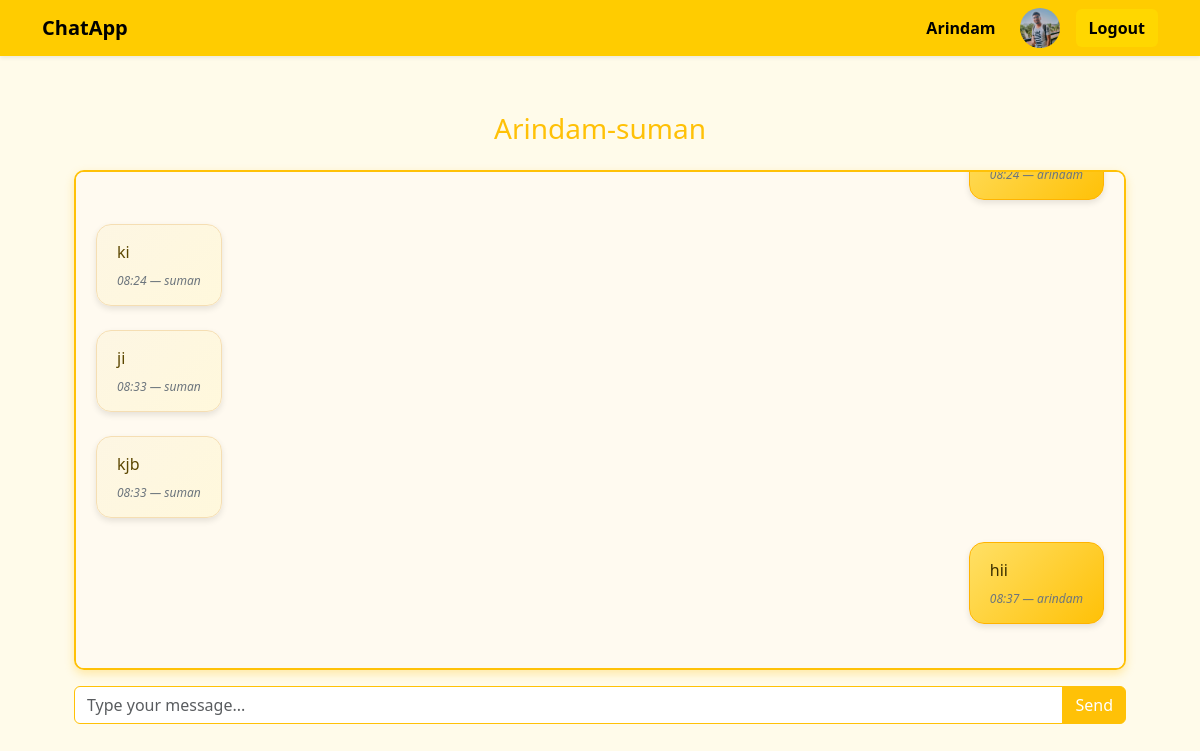
Page /chatroom/5/ (signed in) on the committed database.
### app1/models.py (models this page shows, shortened)
class UserInfo(models.Model) :
    user =  models.OneToOneField(User , on_delete= models.CASCADE)
    name  =  models.CharField(max_length=100)
    email  =  models.EmailField()
    image = models.ImageField(upload_to='profile_imagesl/' , blank = True ,  null  = True)

class ChatRoom(models.Model):
    name=models.CharField(max_length=100)
    participants=models.ManyToManyField(User,related_name='chat_rooms')
    created_at=models.DateTimeField(auto_now_add=True)

class Message(models.Model):
    content=models.TextField()
    sender=models.ForeignKey(User,on_delete=models.SET_NULL,null=True,related_name='sent_messages')
    chatroom=models.ForeignKey(ChatRoom,on_delete=models.CASCADE,related_name='messages')
    timestamp=models.DateTimeField(auto_now_add=True)
    class Meta:
        ordering=['timestamp']

### app1/views.py (the view)
# urls.py: path('chatroom/<int:id>/' , chatroom , name  = 'chatroom')
@login_required
def chatroom(request ,  id) :
    room  =  get_object_or_404(ChatRoom , id =  id)
    if request.user not in room.participants.all() :
        return redirect('index')
    messages =  room.messages.all()
    print(messages)
    return render(request ,  'chat/chatroom.html' ,  {
        'room' : room , 'messages' : messages
    })

### app1/templates/chat/chatroom.html (shortened to what this page needs)
{% extends 'chat/base.html' %}
{% block content %}
<div class="container mt-4">
  <h3 class="text-warning mb-4 text-center">{{ room.name }}</h3>
  <div id="messages" class="messages">
    {% for message in messages %}
      <div class="d-flex {% if message.sender == request.user %}justify-content-end{% else %}justify-content-start{% endif %} mb-4">
        <div class="message-box {% if message.sender == request.user %}message-right{% else %}message-left{% endif %}">
          <div>{{ message.content }}</div>
          <div class="msg-info">
            {{ message.timestamp|date:"H:i" }} — {{ message.sender.username|lower }}
          </div>
        </div>
      </div>
    {% empty %}
      <p class="text-muted">No messages yet.</p>
    {% endfor %}
  </div>
  <form id="chat-form" class="mt-3" autocomplete="off">
    <div class="input-group">
      <input type="text" id="message-input" name="content" class="form-control border-warning" placeholder="Type your message..." required autofocus>
      <button class="btn btn-warning text-white" type="submit">Send</button>
    </div>
  </form>
</div>
{% endblock %}

### app1/templates/chat/base.html (shortened to what this page needs)
{% load static %}
<!DOCTYPE html>
<html lang="en">
<head>
    <link href="https://cdn.jsdelivr.net/npm/bootstrap@5.3.3/dist/css/bootstrap.min.css" rel="stylesheet">
</head>
<body>
<nav class="navbar navbar-expand-lg shadow-sm">
    <div class="container">
        <a class="navbar-brand" href="{% url 'index' %}">ChatApp</a>
        <div class="collapse navbar-collapse justify-content-end" id="navbarNav">
            <ul class="navbar-nav align-items-center">
                {% if user.is_authenticated %}
                    <li class="nav-item me-3">
                        <span class="nav-link">{{ user.username }}</span>
                    </li>
                    <li class="nav-item me-3">
                        {% if user.userinfo.image %}
                            <img src="{{ user.userinfo.image.url }}" class="profile-img" alt="Profile">
                        {% else %}
                            <img src="{% static 'default.jpg' %}" class="profile-img" alt="Profile">
                        {% endif %}
                    </li>
                    <li class="nav-item">
                        <a class="btn btn-yellow" href="{% url 'logout' %}">Logout</a>
                    </li>
                {% endif %}
            </ul>
        </div>
    </div>
</nav>
<div class="container content">
    {% block content %}{% endblock %}
</div>
</body>
</html>

### app1/templates/chat/base.html (style rules this page uses)
body { background-color: #fffbea; }
.navbar { background-color: #ffcc00; }
.nav-link, .navbar-brand { color: #000 !important; font-weight: bold; }
.btn-yellow { background-color: #ffd700; color: black; font-weight: 600; }
.profile-img { width: 40px; height: 40px; object-fit: cover; border-radius: 50%; }
.content { padding: 2rem; }

### app1/templates/chat/chatroom.html (style rules this page uses)
.messages { height: 500px; overflow-y: auto; border: 2px solid #ffc107; background: #fffaf0; padding: 20px; border-radius: 10px; box-shadow: 0 4px 10px rgb(255 193 7 / 0.3); }
.message-box { max-width: 45%; min-height: 70px; padding: 15px 20px; border-radius: 15px; box-shadow: 0 3px 6px rgb(0 0 0 / 0.1); word-wrap: break-word; font-family: 'Segoe UI', Tahoma, Geneva, Verdana, sans-serif; font-size: 1rem; position: relative; transition: background-color 0.3s ease; }
.message-right { background: linear-gradient(135deg, #ffe066 0%, #ffc107 100%); border: 1px solid #ffb300; color: #3b2f00; }
.message-left { background: linear-gradient(135deg, #fdf6e3 0%, #fff8dc 100%); border: 1px solid #f5deb3; color: #5c4700; }
.msg-info { font-size: 0.75rem; color: #6c757d; margin-top: 8px; text-align: right; font-style: italic; }

### rows in the picture
ChatRoom: name "Arindam-suman"
Message: timestamp "08:24", sender.username "arindam"
Message: content "ki", timestamp "08:24", sender.username "suman"
Message: content "ji", timestamp "08:33", sender.username "suman"
Message: content "kjb", timestamp "08:33", sender.username "suman"
Message: content "hii", timestamp "08:37", sender.username "arindam"

### other values in the picture
{{ user.username }} "Arindam"
